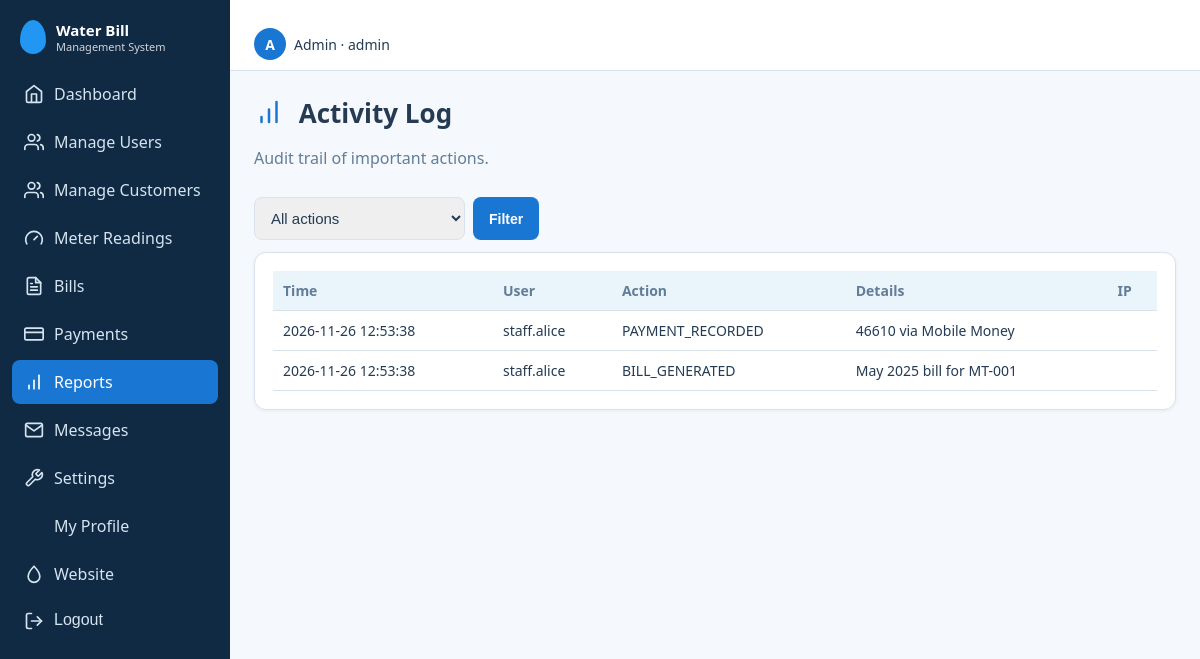
The page /index.php?r=reports/activity (signed in) on the database its author committed.
### tables this page shows
CREATE TABLE audit_logs (
  log_id     INT UNSIGNED NOT NULL AUTO_INCREMENT,
  user_id    INT UNSIGNED NULL,
  action     VARCHAR(60) NOT NULL,
  entity     VARCHAR(40) NOT NULL,
  entity_id  INT UNSIGNED NULL,
  details    TEXT NULL,
  ip_address VARCHAR(45) NULL,
  created_at TIMESTAMP NOT NULL DEFAULT CURRENT_TIMESTAMP,
  PRIMARY KEY (log_id),
  KEY idx_audit_created (created_at),
  KEY idx_audit_user (user_id)
);

CREATE TABLE users (
  user_id       INT UNSIGNED NOT NULL AUTO_INCREMENT,
  username      VARCHAR(50)  NOT NULL,
  email         VARCHAR(120) NOT NULL,
  password_hash VARCHAR(255) NOT NULL,
  role          ENUM('admin','staff','customer') NOT NULL DEFAULT 'customer',
  is_active     TINYINT(1) NOT NULL DEFAULT 1,
  created_at    TIMESTAMP NOT NULL DEFAULT CURRENT_TIMESTAMP,
  updated_at    TIMESTAMP NOT NULL DEFAULT CURRENT_TIMESTAMP ON UPDATE CURRENT_TIMESTAMP,
  PRIMARY KEY (user_id),
  UNIQUE KEY uq_users_username (username),
  UNIQUE KEY uq_users_email (email),
  KEY idx_users_role (role)
);

### app/core/Controller.php (called while the page is built, shortened)
<?php
abstract class Controller {
    protected function view(string $__view, array $__data = []): void {
        $__layout = APP_ROOT . '/app/views/layout/' . ($__data['layout'] ?? (user() ? 'app' : 'auth')) . '.php';
        extract($__data, EXTR_SKIP);
        require $__layout;
    }
}

### app/controllers/ReportController.php (called while the page is built, shortened)
<?php
class ReportController extends Controller {
    function activity() {
        $this->need('admin'); $a = trim($_GET['action'] ?? '');
        $rows = Model::q('SELECT a.*,u.username FROM audit_logs a LEFT JOIN users u ON u.user_id=a.user_id' . ($a !== '' ? ' WHERE a.action=?' : '') . ' ORDER BY a.log_id DESC LIMIT 200', $a !== '' ? [$a] : [])->fetchAll();
        $this->view('reports/activity', ['title' => 'Activity Log', 'rows' => $rows, 'a' => $a, 'actions' => Model::q('SELECT DISTINCT action FROM audit_logs ORDER BY action')->fetchAll(PDO::FETCH_COLUMN)]);
    }
}

### public/index.php (called while the page is built, shortened)
<?php
require __DIR__ . '/../app/helpers/core.php';
$r = trim((string)($_GET['r'] ?? (user() ? 'dashboard/index' : 'home/index')), '/');
[$c, $a] = array_pad(explode('/', $r, 2), 2, 'index');
try {
    (new $cls)->$a();
} catch (Throwable $t) { error_log((string)$t); http_response_code(500); (new ErrorController)->failure(); }

### app/config/database.php (called while the page is built)
<?php
function db(): PDO {
    static $pdo = null;
    if ($pdo) return $pdo;
    $f = __DIR__ . '/database.local.php';
    $c = is_file($f) ? require $f : ['host'=>'127.0.0.1','name'=>'water_bill_management','user'=>'root','pass'=>''];
    try {
        $pdo = new PDO("mysql:host={$c['host']};dbname={$c['name']};charset=utf8mb4", $c['user'], $c['pass'], [
            PDO::ATTR_ERRMODE => PDO::ERRMODE_EXCEPTION,
            PDO::ATTR_DEFAULT_FETCH_MODE => PDO::FETCH_ASSOC,
            PDO::ATTR_EMULATE_PREPARES => false,
        ]);
    } catch (PDOException $e) {
        error_log($e->getMessage());
        http_response_code(500);
        exit('Database connection failed. Check app/config/database.php');
    }
    return $pdo;
}

### app/core/Model.php (called while the page is built, shortened)
<?php
abstract class Model {
    public static function q(string $sql, array $p = []): PDOStatement { $s = db()->prepare($sql); $s->execute($p); return $s; }
}

### app/views/reports/activity.php (the view, shortened to what this page needs)
<div class="head"><div><h1><?= icon('chart') ?> Activity Log</h1><p class="muted">Audit trail of important actions.</p></div></div>
<form method="get" class="filter"><select name="action" aria-label="Action"><option value="">All actions</option></select><button class="btn sm">Filter</button></form>
<div class="panel"><div class="tw"><table><tr><th>Time</th><th>User</th><th>Action</th><th>Details</th><th>IP</th></tr><?php foreach ($rows as $r): ?><tr><td><?= e($r['created_at']) ?></td><td><?= e($r['username'] ?? '—') ?></td><td><?= e($r['action']) ?></td><td><?= e($r['details']) ?></td><td><?= e($r['ip_address']) ?></td></tr><?php endforeach; ?></table></div></div>

### public/assets/css/style.css (style rules this page uses)
:root { --primary:#1976D2;--navy:#102A43;--sec:#2196F3;--light:#EAF4FB;--bg:#F5F8FC;--text:#243B53;--muted:#627D98;--ok:#2EAD68;--warn:#F59E0B;--err:#DC3545;--border:#D9E2EC }
* { box-sizing:border-box }
body { margin:0;font-family:Segoe UI,Roboto,Arial,sans-serif;background:var(--bg);color:var(--text);overflow-x:hidden }
h1 { margin:0 0 4px;font-size:26px }
.muted { color:var(--muted) }
.panel { background:#fff;border:1px solid var(--border);border-radius:12px;padding:18px;box-shadow:0 1px 4px rgba(16,42,67,.06);margin-bottom:16px }
table { width:100%;border-collapse:collapse;font-size:14px }
th,td { text-align:left;padding:10px;border-bottom:1px solid var(--border) }
th { color:var(--muted);font-weight:600 }
.tw { overflow-x:auto }
input,select { width:100%;padding:11px 12px;border:1px solid var(--border);border-radius:8px;font-size:15px;color:var(--text) }
.btn { background:var(--primary);color:#fff;border:0;border-radius:8px;padding:12px 18px;font-size:15px;font-weight:600;cursor:pointer;width:100%;margin-top:16px }
.head { display:flex;justify-content:space-between;align-items:flex-start;gap:12px;flex-wrap:wrap }
.btn.sm { width:auto;margin:0;padding:9px 16px;display:inline-block;text-decoration:none;font-size:14px }
.filter { display:flex;gap:8px;margin:12px 0 }
.filter select { width:auto }
th { background:var(--light) }
html { scroll-behavior:smooth }
.filter input,.filter select { width:auto;min-width:150px }

### rows shown on the page
audit_logs: created_at "2026-11-26 12:53:38", user.username "staff.alice", action "PAYMENT_RECORDED", details "46610 via Mobile Money"
audit_logs: created_at "2026-11-26 12:53:38", user.username "staff.alice", action "BILL_GENERATED", details "May 2025 bill for MT-001"

### other values the page prints
$n1 "Water Bill"
$n2 "Management System"
$l "Dashboard"
$l "Manage Users"
$l "Manage Customers"
$l "Meter Readings"
$l "Bills"
$l "Payments"
$l "Reports"
$l "Messages"
$l "Settings"
$l "My Profile"
$u['username'][0] "A"
$u['role'] "Admin"
$u['username'] "admin"
